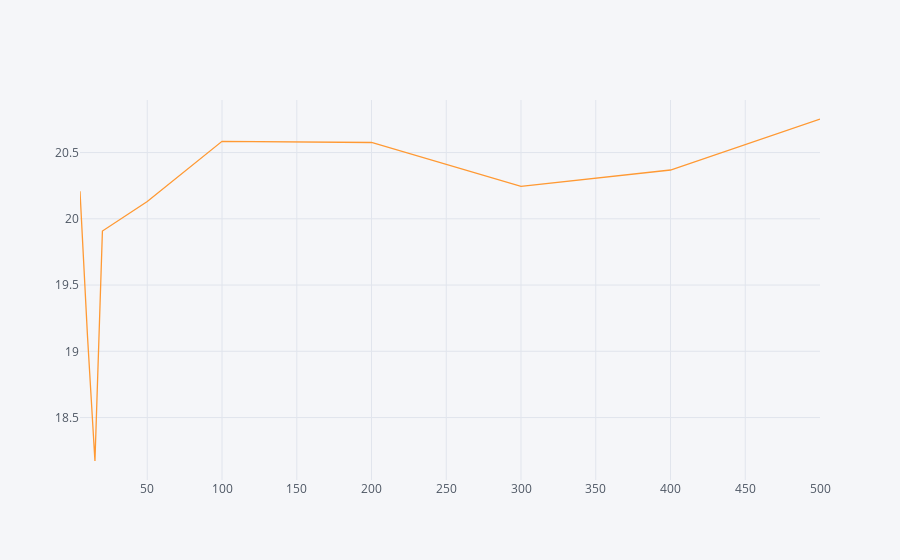

Write notebook code for a chart like this one.
### Code cell
et.iplot(kind='line',x='parameter',y='Mean')

### Figure 1 — Plotly figure (JSON) as saved in the notebook; plotly's stock layout.template omitted (floating-point values rounded to 4 significant figures)
{"data": [{"line": {"color": "rgba(255, 153, 51, 1.0)", "dash": "solid", "width": 1.3}, "mode": "lines", "name": "Mean", "text": "", "type": "scatter", "x": [5, 10, 15, 20, 50, 100, 200, 300, 400, 500], "y": [20.21, 19.12, 18.17, 19.91, 20.13, 20.58, 20.58, 20.25, 20.37, 20.75]}], "layout": {"legend": {"bgcolor": "#F5F6F9", "font": {"color": "#4D5663"}}, "paper_bgcolor": "#F5F6F9", "plot_bgcolor": "#F5F6F9", "titlefont": {"color": "#4D5663"}, "xaxis1": {"gridcolor": "#E1E5ED", "showgrid": true, "tickfont": {"color": "#4D5663"}, "title": "", "titlefont": {"color": "#4D5663"}, "zerolinecolor": "#E1E5ED"}, "yaxis1": {"gridcolor": "#E1E5ED", "showgrid": true, "tickfont": {"color": "#4D5663"}, "title": "", "titlefont": {"color": "#4D5663"}, "zerolinecolor": "#E1E5ED"}}}
